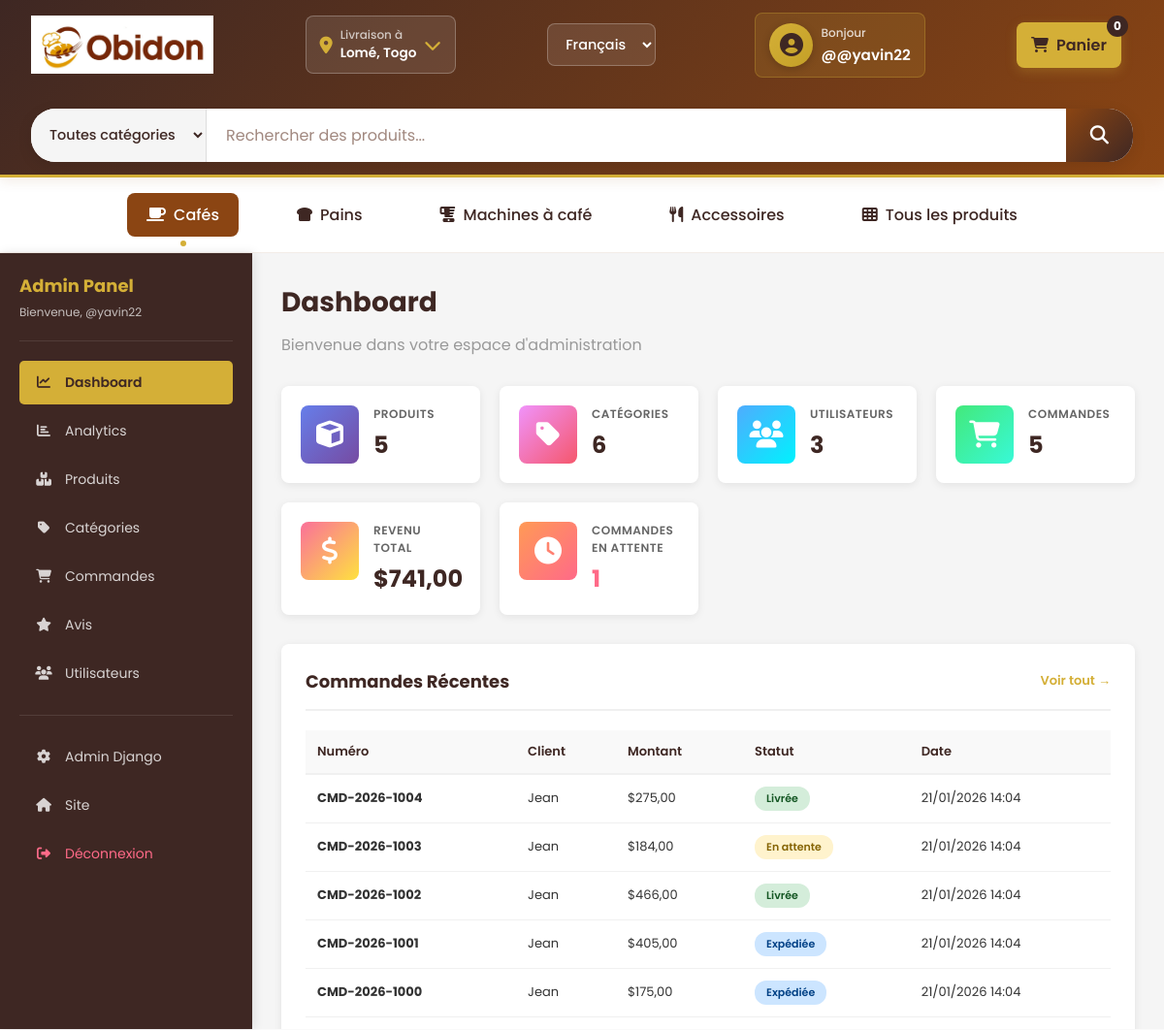
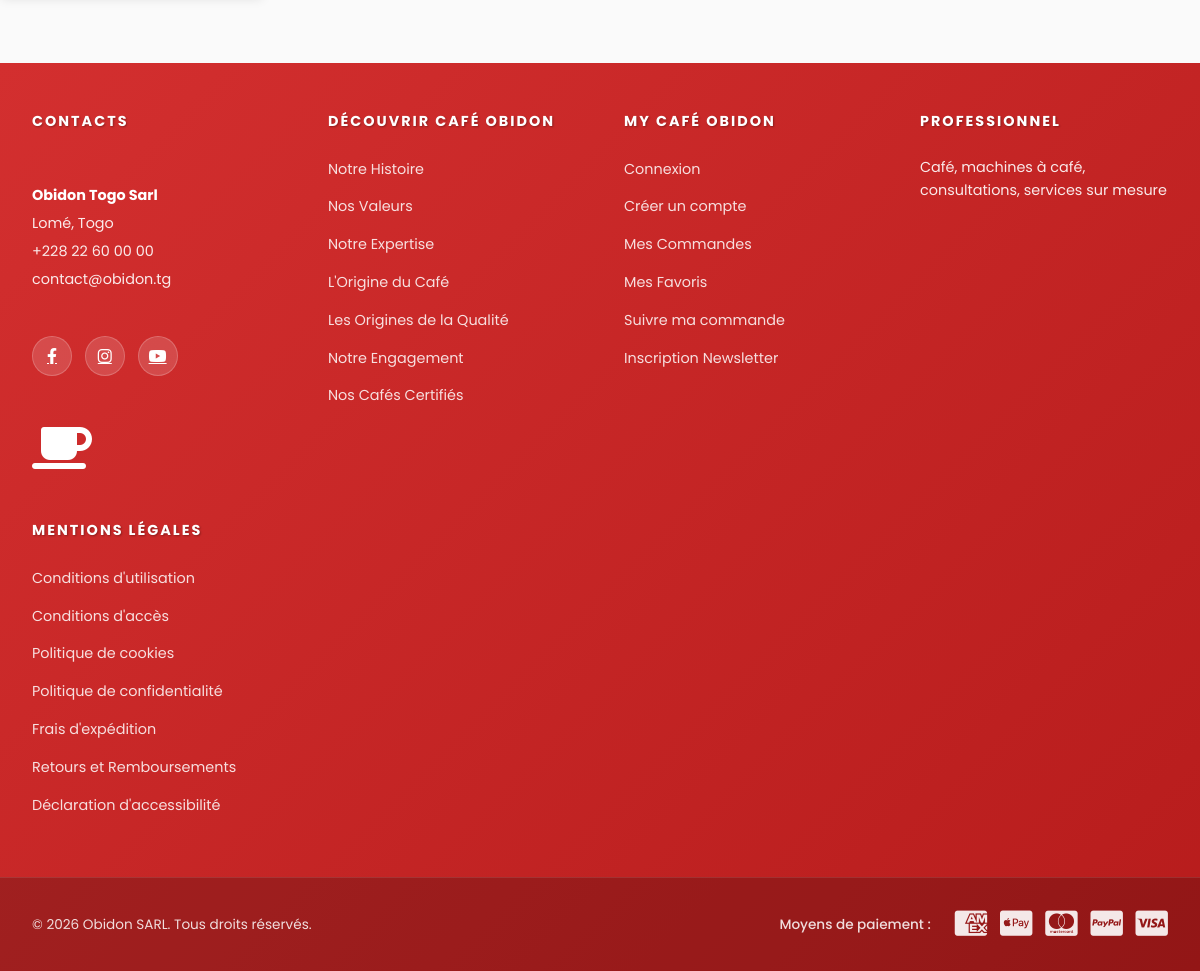
/admin-dashboard/ (signed in), run on the app's committed database (2 pictures, top to bottom).
### core/models.py (models this page shows, shortened)
class Order(models.Model):
    STATUS_CHOICES = [
        ('pending', 'En attente'),
        ('confirmed', 'Confirmée'),
        ('shipped', 'Expédiée'),
        ('delivered', 'Livrée'),
        ('cancelled', 'Annulée'),
        ('refunded', 'Remboursée'),
    ]
    user = models.ForeignKey(User, on_delete=models.CASCADE, related_name='orders')
    order_number = models.CharField(max_length=50, unique=True)
    status = models.CharField(max_length=20, choices=STATUS_CHOICES, default='pending')
    total_amount = models.DecimalField(max_digits=12, decimal_places=2)
    tax_amount = models.DecimalField(max_digits=10, decimal_places=2, default=0)
    shipping_cost = models.DecimalField(max_digits=10, decimal_places=2, default=0)
    shipping_address = models.TextField()
    billing_address = models.TextField()
    payment_method = models.CharField(max_length=50, default='card')
    payment_status = models.CharField(max_length=20, default='pending')
    customer_notes = models.TextField(blank=True)
    admin_notes = models.TextField(blank=True)
    created_at = models.DateTimeField(auto_now_add=True)
    updated_at = models.DateTimeField(auto_now=True)
    shipped_at = models.DateTimeField(null=True, blank=True)
    delivered_at = models.DateTimeField(null=True, blank=True)
    class Meta:
        ordering = ['-created_at']

### core/dashboard_views.py (the view)
# urls.py: path('admin-dashboard/', dashboard, name='dashboard'),
@login_required(login_url='login')
@user_passes_test(is_admin, login_url='home')
def dashboard(request):
    total_products = Product.objects.count()
    total_categories = Category.objects.count()
    total_users = User.objects.count()
    total_orders = Order.objects.count()
    total_revenue = Order.objects.filter(status='delivered').aggregate(Sum('total_amount'))['total_amount__sum'] or 0
    pending_orders = Order.objects.filter(status__in=['pending', 'confirmed']).count()
    recent_orders = Order.objects.select_related('user').order_by('-created_at')[:5]
    top_products = Product.objects.annotate(
        order_count=Count('orderitem')
    ).order_by('-order_count')[:5]
    recent_reviews = Review.objects.select_related('product', 'user').order_by('-created_at')[:5]
    orders_by_status = Order.objects.values('status').annotate(count=Count('id')).order_by('status')
    today = timezone.now()
    month_start = today.replace(day=1)
    revenue_this_month = Order.objects.filter(
        created_at__gte=month_start,
        status='delivered'
    ).aggregate(Sum('total_amount'))['total_amount__sum'] or 0
    context = {
        'total_products': total_products,
        'total_categories': total_categories,
        'total_users': total_users,
        'total_orders': total_orders,
        'total_revenue': total_revenue,
        'pending_orders': pending_orders,
        'revenue_this_month': revenue_this_month,
        'recent_orders': recent_orders,
        'top_products': top_products,
        'recent_reviews': recent_reviews,
        'orders_by_status': orders_by_status,
    }
    return render(request, 'dashboard.html', context)

### templates/dashboard.html (shortened to what this page needs)
{% extends 'base.html' %}
{% load static %}
{% block extra_css %}
<link rel="stylesheet" href="{% static 'css/dashboard.css' %}">
{% endblock %}
{% block content %}
<div class="admin-container">
    <aside class="admin-sidebar">
        <div class="sidebar-header">
            <h3>Admin Panel</h3>
            <p>Bienvenue, {{ user.first_name|default:user.username }}</p>
        </div>
        <nav class="sidebar-nav">
            <a href="{% url 'dashboard' %}" class="nav-item active">
                <i class="fas fa-chart-line"></i> Dashboard
            </a>
            <a href="{% url 'dashboard_analytics' %}" class="nav-item">
                <i class="fas fa-chart-bar"></i> Analytics
            </a>
            <a href="/admin/core/product/" class="nav-item">
                <i class="fas fa-boxes"></i> Produits
            </a>
            <a href="/admin/core/category/" class="nav-item">
                <i class="fas fa-tag"></i> Catégories
            </a>
            <a href="/admin/core/order/" class="nav-item">
                <i class="fas fa-shopping-cart"></i> Commandes
            </a>
            <a href="/admin/core/review/" class="nav-item">
                <i class="fas fa-star"></i> Avis
            </a>
            <a href="/admin/auth/user/" class="nav-item">
                <i class="fas fa-users"></i> Utilisateurs
            </a>
            <hr class="sidebar-divider">
            <a href="/admin/" class="nav-item">
                <i class="fas fa-cog"></i> Admin Django
            </a>
            <a href="{% url 'home' %}" class="nav-item">
                <i class="fas fa-home"></i> Site
            </a>
            <a href="{% url 'account_logout' %}" class="nav-item logout">
                <i class="fas fa-sign-out-alt"></i> Déconnexion
            </a>
        </nav>
    </aside>
    <main class="admin-main">
        <div class="admin-header">
            <h1>Dashboard</h1>
            <p class="text-muted">Bienvenue dans votre espace d'administration</p>
        </div>
        <div class="stats-grid">
            <div class="stat-card">
                <div class="stat-icon" style="background: linear-gradient(135deg, #667eea 0%, #764ba2 100%);">
                    <i class="fas fa-cube"></i>
                </div>
                <div class="stat-content">
                    <h4>Produits</h4>
                    <p class="stat-value">{{ total_products }}</p>
                </div>
            </div>
            <div class="stat-card">
                <div class="stat-icon" style="background: linear-gradient(135deg, #f093fb 0%, #f5576c 100%);">
                    <i class="fas fa-tag"></i>
                </div>
                <div class="stat-content">
                    <h4>Catégories</h4>
                    <p class="stat-value">{{ total_categories }}</p>
                </div>
            </div>
            <div class="stat-card">
                <div class="stat-icon" style="background: linear-gradient(135deg, #4facfe 0%, #00f2fe 100%);">
                    <i class="fas fa-users"></i>
                </div>
                <div class="stat-content">
                    <h4>Utilisateurs</h4>
                    <p class="stat-value">{{ total_users }}</p>
                </div>
            </div>
            <div class="stat-card">
                <div class="stat-icon" style="background: linear-gradient(135deg, #43e97b 0%, #38f9d7 100%);">
                    <i class="fas fa-shopping-cart"></i>
                </div>
                <div class="stat-content">
                    <h4>Commandes</h4>
                    <p class="stat-value">{{ total_orders }}</p>
                </div>
            </div>
            <div class="stat-card">
                <div class="stat-icon" style="background: linear-gradient(135deg, #fa709a 0%, #fee140 100%);">
                    <i class="fas fa-dollar-sign"></i>
                </div>
                <div class="stat-content">
                    <h4>Revenu Total</h4>
                    <p class="stat-value">${{ total_revenue|floatformat:2 }}</p>
                </div>
            </div>
            <div class="stat-card">
                <div class="stat-icon" style="background: linear-gradient(135deg, #ff9a56 0%, #ff6a88 100%);">
                    <i class="fas fa-clock"></i>
                </div>
                <div class="stat-content">
                    <h4>Commandes En Attente</h4>
                    <p class="stat-value" style="color: #ff6a88;">{{ pending_orders }}</p>
                </div>
            </div>
        </div>
        <div class="dashboard-grid">
            <div class="dashboard-card">
                <div class="card-header">
                    <h3>Commandes Récentes</h3>
                    <a href="/admin/core/order/" class="btn-link">Voir tout →</a>
                </div>
                <div class="table-responsive">
                    <table class="admin-table">
                        <thead>
                            <tr>
                                <th>Numéro</th>
                                <th>Client</th>
                                <th>Montant</th>
                                <th>Statut</th>
                                <th>Date</th>
                            </tr>
                        </thead>
                        <tbody>
                            {% for order in recent_orders %}
                            <tr>
                                <td><strong>{{ order.order_number }}</strong></td>
                                <td>{{ order.user.first_name|default:order.user.email }}</td>
                                <td>${{ order.total_amount|floatformat:2 }}</td>
                                <td>
                                    <span class="badge badge-{{ order.status }}">
                                        {% if order.status == 'pending' %}En attente
                                        {% elif order.status == 'confirmed' %}Confirmée
                                        {% elif order.status == 'shipped' %}Expédiée
                                        {% elif order.status == 'delivered' %}Livrée
                                        {% elif order.status == 'cancelled' %}Annulée
                                        {% elif order.status == 'refunded' %}Remboursée
                                        {% endif %}
                                    </span>
                                </td>
                                <td>{{ order.created_at|date:"d/m/Y H:i" }}</td>
                            </tr>
                            {% empty %}
                            <tr>
                                <td colspan="5" class="text-center text-muted">Aucune commande</td>
                            </tr>
                            {% endfor %}
                        </tbody>
                    </table>
                </div>
            </div>
        </div>
    </main>
</div>
{% endblock %}

### templates/navbar.html (shortened to what this page needs)
{% load static %}
<nav class="navbar">
    <div class="navbar-container">
        <div class="navbar-brand">
            <a href="{% url 'home' %}" class="logo-link">
                <div class="logo-container">
                    <img src="{% static 'images/logo.jpeg' %}" alt="Obidon Logo" class="logo-img">
                </div>
            </a>
        </div>
        <div class="navbar-address">
            <div class="address-trigger">
                <i class="fas fa-map-marker-alt"></i>
                <div class="address-info">
                    <span class="address-title">Livraison à</span>
                    <span class="address-detail">Lomé, Togo</span>
                </div>
                <i class="fas fa-chevron-down"></i>
            </div>
        </div>
        <div class="navbar-search">
            <form class="search-form" method="get" action="{% url 'products' %}">
                <select class="search-category" name="type">
                    <option value="">Toutes catégories</option>
                </select>
                <input type="text" class="search-input" name="q" placeholder="Rechercher des produits...">
                <button type="submit" class="search-btn">
                    <i class="fas fa-search"></i>
                </button>
            </form>
        </div>
        <div class="navbar-language">
            <select class="language-select">
                <option value="fr">Français</option>
            </select>
        </div>
        <div class="navbar-user">
            {% if user.is_authenticated %}
                <a href="{% url 'account' %}" class="user-profile-link">
                    <div class="user-avatar">
                        <i class="fas fa-user-circle"></i>
                    </div>
                    <div class="user-profile-info">
                        <span class="user-greeting">Bonjour</span>
                        <span class="user-name">@{{ user.username }}</span>
                    </div>
                </a>
            {% else %}
                <a href="{% url 'login' %}" class="btn-login-navbar">
                    <i class="fas fa-sign-in-alt"></i>
                    <span class="login-text">Connexion</span>
                </a>
            {% endif %}
        </div>
        <div class="navbar-cart">
            <a href="{% url 'cart' %}" class="cart-link">
                <i class="fas fa-shopping-cart"></i>
                <span class="cart-count">0</span>
                <span class="cart-text">Panier</span>
            </a>
        </div>
    </div>
</nav>
<div class="categories-menu">
    <div class="categories-container">
        <div class="category-dropdown">
            <a href="{% url 'product_type' 'cafe' %}" class="category-link active">
                <i class="fas fa-coffee"></i>
                <span>Cafés</span>
            </a>
        </div>
        <div class="category-dropdown">
            <a href="{% url 'product_type' 'pain' %}" class="category-link">
                <i class="fas fa-bread-slice"></i>
                <span>Pains</span>
            </a>
        </div>
        <div class="category-dropdown">
            <a href="{% url 'product_type' 'machine' %}" class="category-link">
                <i class="fas fa-blender"></i>
                <span>Machines à café</span>
            </a>
        </div>
        <div class="category-dropdown">
            <a href="{% url 'product_type' 'accessoire' %}" class="category-link">
                <i class="fas fa-utensils"></i>
                <span>Accessoires</span>
            </a>
        </div>
        <a href="{% url 'products' %}" class="category-link">
            <i class="fas fa-th"></i>
            <span>Tous les produits</span>
        </a>
    </div>
</div>

### data on the page
Order: order_number "CMD-2026-1004", user.first_name "Jean", total_amount "275,00", status "Livrée", created_at "21/01/2026 14:04"
Order: order_number "CMD-2026-1003", user.first_name "Jean", total_amount "184,00", status "En attente", created_at "21/01/2026 14:04"
Order: order_number "CMD-2026-1002", user.first_name "Jean", total_amount "466,00", status "Livrée", created_at "21/01/2026 14:04"
Order: order_number "CMD-2026-1001", user.first_name "Jean", total_amount "405,00", status "Expédiée", created_at "21/01/2026 14:04"
Order: order_number "CMD-2026-1000", user.first_name "Jean", total_amount "175,00", status "Expédiée", created_at "21/01/2026 14:04"

### other printed values
{{ user.username }} "@yavin22"
{{ user.first_name|default:user.username }} "@yavin22"
{{ total_products }} "5"
{{ total_categories }} "6"
{{ total_users }} "3"
{{ total_orders }} "5"
{{ total_revenue|floatformat:2 }} "741,00"
{{ pending_orders }} "1"
